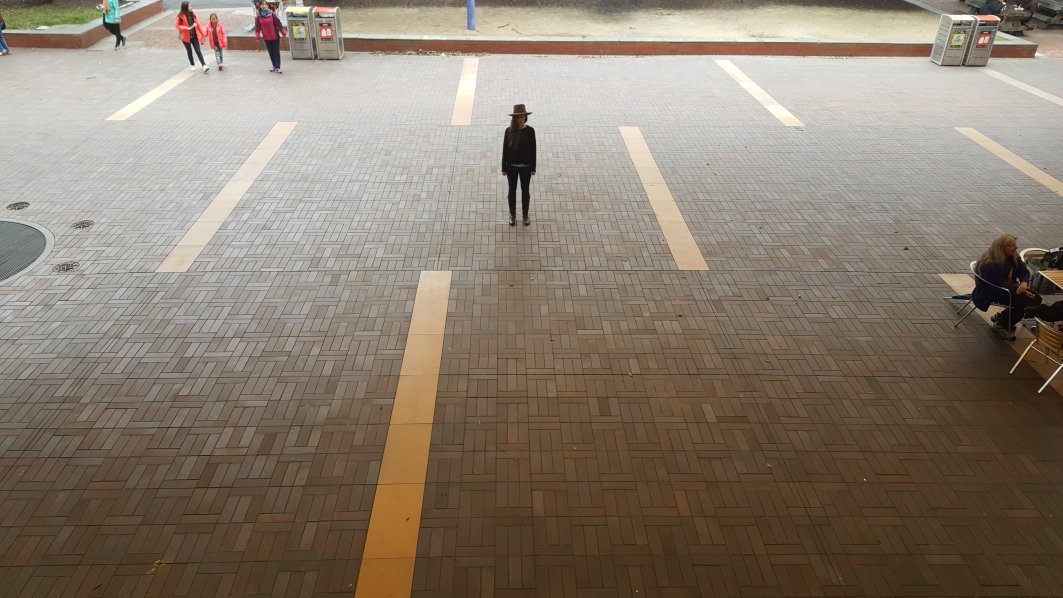
#> input picture camera/HAAR_detector/test_image.jpg, 5312 x 2988 px (shown at 1/5 size)
$ python find_objects_w_HAAR.py   (Python 2 division)   (older library calls are emulated)
#> lines starting #> are read from the running program, lines starting #| are printed output that depends on the picture; after the words box and inside, x2 and y2 are one past the last pixel; in counts of white or black regions, pixels touching at a corner belong together
#> further down, img_original is the input picture: shape (2988, 5312, 3); mean B, G, R 111.9, 125.9, 138.3
### camera/HAAR_detector/saliency.py
#!/usr/bin/env python
# -*- coding: utf-8 -*-

"""A module to generate a saliency map from an RGB image
    This code is based on the approach described in:
    [1] X. Hou and L. Zhang (2007). Saliency Detection: A Spectral Residual
        Approach. IEEE Transactions on Computer Vision and Pattern Recognition
        (CVPR), p.1-8. doi: 10.1109/CVPR.2007.383267
"""

import cv2
import numpy as np
from matplotlib import pyplot as plt


class Saliency:
    """Generate saliency map from RGB images with the spectral residual method
        This class implements an algorithm that is based on the spectral
        residual approach (Hou & Zhang, 2007).
    """
    def __init__(self, img, use_numpy_fft=True, gauss_kernel=(5, 5)):
        """Constructor
            This method initializes the saliency algorithm.
            :param img: an RGB input image
            :param use_numpy_fft: flag whether to use NumPy's FFT (True) or
                                  OpenCV's FFT (False)
            :param gauss_kernel: Kernel size for Gaussian blur
        """
#> called with use_numpy_fft = True, gauss_kernel = (5, 5)
        self.use_numpy_fft = use_numpy_fft
        self.gauss_kernel = gauss_kernel
        self.frame_orig = img

        # downsample image for processing
        self.small_shape = (64, 64)
        self.frame_small = cv2.resize(img, self.small_shape[1::-1])

        # whether we need to do the math (True) or it has already
        # been done (False)
        self.need_saliency_map = True

    def get_saliency_map(self):
        """Returns a saliency map
            This method generates a saliency map for the image that was
            passed to the class constructor.
            :returns: grayscale saliency map
        """
        if self.need_saliency_map:
            # haven't calculated saliency map for this image yet
            num_channels = 1
            if len(self.frame_orig.shape) == 2:
                # single channel
                sal = self._get_channel_sal_magn(self.frame_small)
            else:
                # multiple channels: consider each channel independently
                sal = np.zeros_like(self.frame_small).astype(np.float32)
                for c in xrange(self.frame_small.shape[2]):
                    small = self.frame_small[:, :, c]
                    sal[:, :, c] = self._get_channel_sal_magn(small)
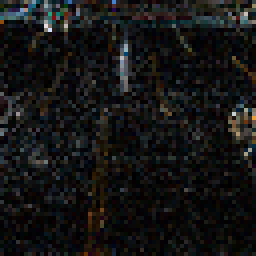
#> sal: shape (64, 64, 3) float32 (shown 4 times larger); mean B, G, R 0.0111, 0.0112, 0.0113; drawn with min black and max white
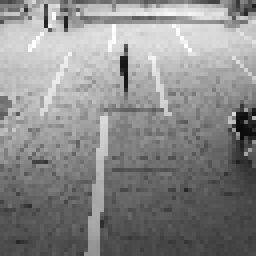
#> small: shape (64, 64) (shown 4 times larger); min 10, max 255, mean 137.6

                # overall saliency: channel mean
                sal = np.mean(sal, 2)
#> sal: shape (64, 64) float32

            # postprocess: blur, square, and normalize
            if self.gauss_kernel is not None:
                sal = cv2.GaussianBlur(sal, self.gauss_kernel, sigmaX=8,
                                       sigmaY=0)
            sal = sal**2
            sal = np.float32(sal)/np.max(sal)

            # scale up
            sal = cv2.resize(sal, self.frame_orig.shape[1::-1])
#> sal: shape (720, 1280) float32

            # store a copy so we do the work only once per frame
            self.saliencyMap = sal
            self.need_saliency_map = False

        return self.saliencyMap

    def _get_channel_sal_magn(self, channel):
        """Returns the log-magnitude of the Fourier spectrum
            This method calculates the log-magnitude of the Fourier spectrum
            of a single-channel image. This image could be a regular grayscale
            image, or a single color channel of an RGB image.
            :param channel: single-channel input image
            :returns: log-magnitude of Fourier spectrum
        """
        # do FFT and get log-spectrum
        if self.use_numpy_fft:
            img_dft = np.fft.fft2(channel)
            magnitude, angle = cv2.cartToPolar(np.real(img_dft),
                                               np.imag(img_dft))
        else:
            img_dft = cv2.dft(np.float32(channel),
                              flags=cv2.DFT_COMPLEX_OUTPUT)
            magnitude, angle = cv2.cartToPolar(img_dft[:, :, 0],
                                               img_dft[:, :, 1])

        # get log amplitude
        log_ampl = np.log10(magnitude.clip(min=1e-9))

        # blur log amplitude with avg filter
        log_ampl_blur = cv2.blur(log_ampl, (3, 3))

        # residual
        residual = np.exp(log_ampl - log_ampl_blur)

        # back to cartesian frequency domain
        if self.use_numpy_fft:
            real_part, imag_part = cv2.polarToCart(residual, angle)
            img_combined = np.fft.ifft2(real_part + 1j*imag_part)
            magnitude, _ = cv2.cartToPolar(np.real(img_combined),
                                           np.imag(img_combined))
        else:
            img_dft[:, :, 0], img_dft[:, :, 1] = cv2.polarToCart(residual,
                                                                 angle)
            img_combined = cv2.idft(img_dft)
            magnitude, _ = cv2.cartToPolar(img_combined[:, :, 0],
                                           img_combined[:, :, 1])

        return magnitude

    # [87 lines left out: functions calc_magnitude_spectrum, plot_power_spectrum, get_proto_objects_map, not called in this run]

### camera/HAAR_detector/find_objects_w_HAAR.py
import cv2
import numpy as np
from matplotlib import pyplot as plt
import time

#SAL
from saliency import Saliency
#HOG
#from imutils.object_detection import non_max_supression
#from imutils import paths
#import imutils


BUFFER = 40

#read an image
img_original = cv2.imread('test_image.jpg')
img_grayscale = cv2.cvtColor(img_original, cv2.COLOR_BGR2GRAY)

img_sized = cv2.resize(img_original,(1280,720))
img_size_exclusion = img_sized.copy()
img_hist = img_sized.copy()
img_hog = img_sized.copy()

start = time.time()
#find the saliency map
sal = Saliency(img_sized)
sal_map = sal.get_saliency_map()

end = time.time()

test_duration = end-start

#convert to the correct type
sal_conv = (sal_map*255).round().astype(np.uint8)

#find the contours
ret,thresh = cv2.threshold(sal_conv,100,255,0)
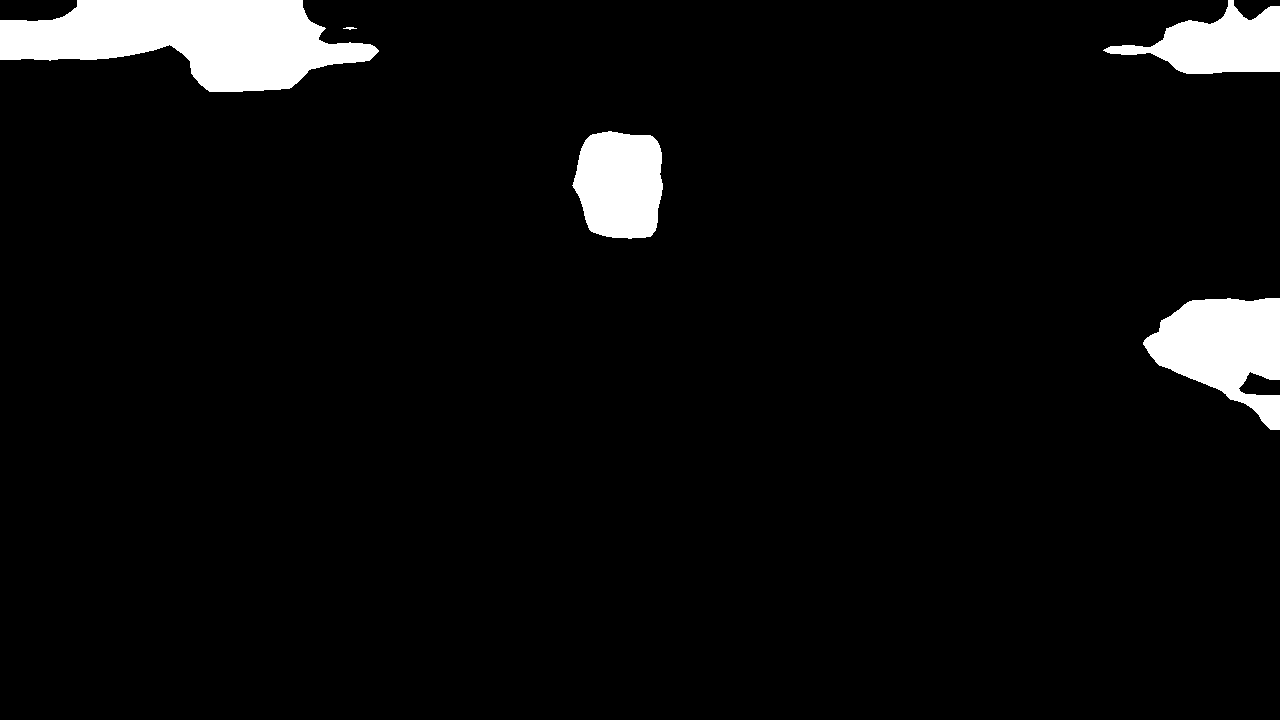
#> thresh: shape (720, 1280); 5.1% white; 5 white regions
_, contours, _ = cv2.findContours(thresh,cv2.RETR_TREE,cv2.CHAIN_APPROX_SIMPLE)
#> contours = 5 contours, 1 with area under 20; largest, box (x1, y1, x2, y2) and area: (0, 0, 379, 92) 20970, (1143, 298, 1280, 430) 10515, (572, 131, 663, 239) 7906, (1103, 0, 1280, 74) 6680


font = cv2.FONT_HERSHEY_SIMPLEX
mask = np.zeros(img_sized.shape,np.uint8)
color = ('b','r','g')
object_detected = None
detection_queue = []

for cnt in contours:
    (x,y),radius = cv2.minEnclosingCircle(cnt)
    center = (int(x),int(y))
    radius = int(radius)+ BUFFER
    area = 3.141*(radius**2)

    print "Object Detected :: AREA - ", area

    if area >= 30000 and area <= 40000:
        print "IN RANGE AREA DETECTED"
        cv2.circle(img_size_exclusion,center,radius,(0,255,255),2)
        cv2.putText(img_size_exclusion,str(area),center,font,1,(255,255,255),2,cv2.LINE_AA)
        cv2.drawContours(mask,[cnt],0,255,-1)

        rect = cv2.minAreaRect(cnt)
        box = cv2.boxPoints(rect)
        box = np.int0(box)
        cv2.drawContours(img_sized, [box],0,(0,0,255),2)
        x,y,w,h = cv2.boundingRect(cnt)
        h = h + BUFFER
        w = w + BUFFER
        object_detected = img_hist[y:y+h,x:x+w]

        #use a blank section to contrast against
        #y = y
        #y = x - 100
        #blank_example = img_hist[y:y+h,x:x+w]
        #place into the detection queue to be multiprocessed
        #need to make sure that we are taking the minimumn pixels for
        #required by the HOG detector
        a = 400 - h
        b = 400 - w
        print "a::" , a
        print "b::" , b
        if a > 0:
            y = int(y - 0.5*a)
            print "y::", y
            h = 400
            print "h::", h
        if b > 0:
            x = int(x - 0.5*b)
            w = 400

        if h < 400: h = 400
        if w < 400: w = 400

        hog_buffer = img_hist[y:y+h,x:x+w]
        haar_buffer = img_hist[y:y+h,x:x+w]
        detection_queue.insert(0,hog_buffer)


    cv2.circle(img_sized,center,radius,(0,255,0),2)
    cv2.putText(img_sized,str(area),center,font,1,(255,255,255),2,cv2.LINE_AA)
#> this loop made 5 passes
#> (radius, center, area, rect, box) on pass 2: (98, (620, 185), 30166.2, ((617.2, 184.6), (105.3, 89.94), -84.14), [[656, 241], [567, 232], [577, 127], [667, 136]])
#> (radius, center, area) on passes 1, 3, 4, 5: (124, (1225, 363), 48296), (46, (349, 28), 6646.4), (131, (1193, 38), 53902.7), (229, (188, 39), 164717.2)
#| Object Detected :: AREA -  48296.016
#| Object Detected :: AREA -  30166.164
#| IN RANGE AREA DETECTED
#| a:: 252
#| b:: 269
#| y:: 5
#| h:: 400
#| Object Detected :: AREA -  6646.356
#| Object Detected :: AREA -  53902.701
#| Object Detected :: AREA -  164717.181
#> after the loop, detection_queue = 1 item

#iterate through the detected objects queue

#hog = cv2.HOGDescriptor()
#hog.setSVMDetector(cv2.HOGDescriptor_getDefaultPeopleDetector())
bodyfull_path = '/home/pi/opencv-3.0.0/data/haarcascades/haarcascade_fullbody.xml'
facefront_path = '/home/pi/opencv-3.0.0/data/haarcascades/haarcascade_frontalface_default.xml'


body_cascade = cv2.CascadeClassifier(bodyfull_path)
face_cascade = cv2.CascadeClassifier(facefront_path)
count = 1

while detection_queue:
    score = 0
    object_query = detection_queue.pop()
    obj = object_query.copy()
    print "ANALYSING OBJECT ", count
    print "OBJECT SHAPE :: ", object_query.shape
    print " >> RUNNING HOG"
    #(rects, weights) = hog.detectMultiScale(object_query, winStride=(4,4),
    #                                            padding=(8,8), scale=1.05)
    #
    bodies = body_cascade.detectMultiScale(object_query, 1.3, 5)

    for (x, y, w, h) in bodies:
        roi = haar_buffer[y:y+h, x:x+w]
        cv2.rectangle(haar_buffer,(x,y),(x+w,y+h),(0,255,0),2)
        faces = face_cascade.detectMultiScale(roi, 1.3, 5)

        for (x, y, w, h) in faces:
            print "FACE"
            cv2.rectangle(haar_buffer,(x,y),(x+w,y+h), (255,0,0),2)

    # [4 lines of commented-out code are left out]


    count = count + 1
#> this loop made 1 pass
#> (score, bodies, count) on pass 1: (0, [[141, 104, 88, 176], [131, 61, 114, 228]], 2)
#| ANALYSING OBJECT  1
#| OBJECT SHAPE ::  (400, 400, 3)
#|  >> RUNNING HOG
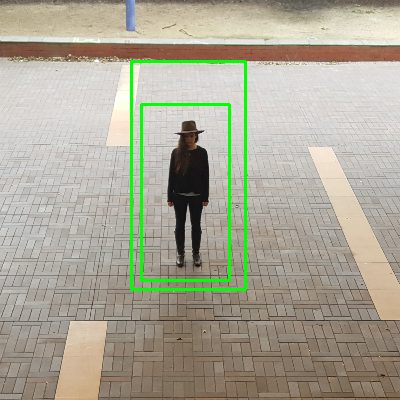
#> haar_buffer: shape (400, 400, 3); mean B, G, R 150.5, 167.4, 170.7
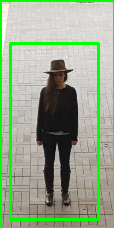
#> roi: shape (228, 114, 3); mean B, G, R 138.8, 169.6, 148.9
#> after the loop, count = 2


#figure 1
fig = plt.figure(1)
fig.suptitle("Detection Time: " + str(test_duration))
#image 1
sub1 = plt.subplot(211)
sub1.set_title("Original Image")
plt.imshow(cv2.cvtColor(img_sized,cv2.COLOR_BGR2RGB))
#image 2
sub2 = plt.subplot(212)
sub2.set_title("Size Exclusion")
plt.imshow(cv2.cvtColor(img_size_exclusion,cv2.COLOR_BGR2RGB))

# figure 2
plt.figure(2)

#image 3
sub1 = plt.subplot(221)
sub1.set_title("Detected Object")
plt.imshow(cv2.cvtColor(object_detected,cv2.COLOR_BGR2RGB))
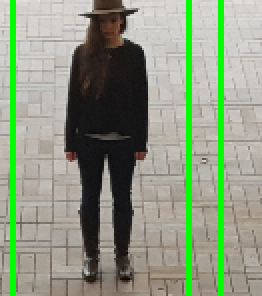
#> object_detected: shape (148, 131, 3) (shown 2 times larger); mean B, G, R 128.9, 152.4, 140.1

#image 4
sub2 = plt.subplot(222)
sub2.set_title("Negative Control")
#plt.imshow(cv2.cvtColor(blank_example,cv2.COLOR_BGR2RGB))

#image 5
plt.subplot(223)
for i,col in enumerate(color):
            #hist = cv2.calcHist([object_detected],[i],None,[256],[0,256])
            #plt.plot(hist,color=col)
    pass

#image 6
plt.subplot(224)
for i,col in enumerate(color):
            #hist = cv2.calcHist([blank_example],[i],None,[256],[0,256])
            #plt.plot(hist,color=col)
    pass


#plt.show()

cv2.imshow('image',hog_buffer)
cv2.waitKey(0)
cv2.destroyAllWindows
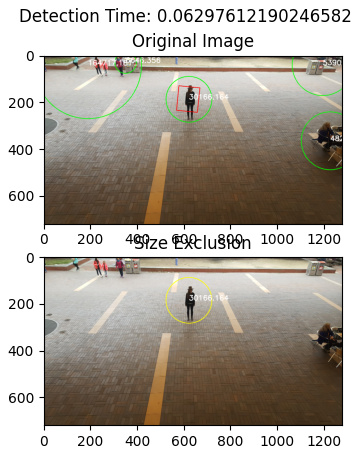
#> figure drawn by matplotlib, 2 panels
